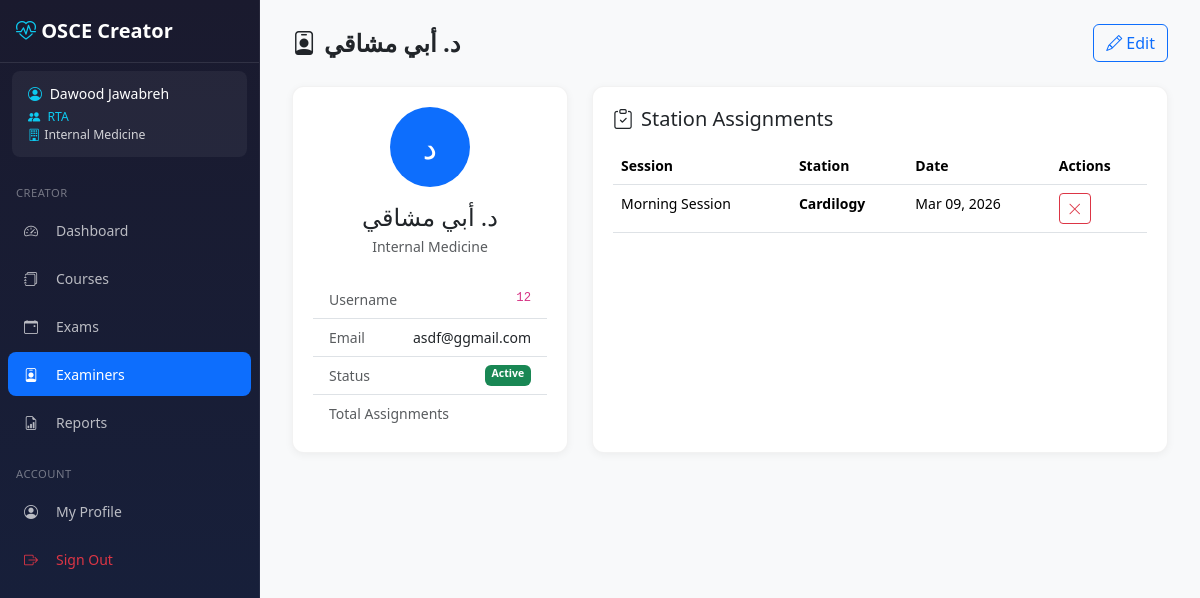
Screenshot of /creator/examiners/15/ (signed in) with the database file from the repository.
### core/models/examiner.py (models this page shows, shortened)
class Examiner(AbstractBaseUser, PermissionsMixin, TimestampMixin):
    ROLE_EXAMINER    = 'examiner'
    ROLE_COORDINATOR = 'coordinator'
    ROLE_ADMIN       = 'admin'
    ROLE_CHOICES = [
        (ROLE_EXAMINER,    'Examiner'),
        (ROLE_COORDINATOR, 'Coordinator'),
        (ROLE_ADMIN,       'Admin'),
    ]
    POSITION_HEAD      = 'head'
    POSITION_RTA       = 'rta'
    POSITION_ORGANIZER = 'organizer'
    POSITION_CHOICES = [
        (POSITION_HEAD,      'Head'),
        (POSITION_RTA,       'RTA'),
        (POSITION_ORGANIZER, 'Organizer'),
    ]
    id = models.AutoField(primary_key=True)
    username = models.CharField(max_length=80, unique=True)
    email = models.EmailField(max_length=120, blank=True, default='')
    full_name = models.CharField(max_length=150)
    title = models.CharField(max_length=20, blank=True, default='')  # Dr., Prof.
    department = models.CharField(max_length=100, blank=True, default='')
    coordinator_department = models.ForeignKey(
        'core.Department',
        null=True, blank=True,
        on_delete=models.SET_NULL,
        related_name='coordinators',
        db_index=True,
    )
    coordinator_position = models.CharField(
        max_length=10,
        choices=POSITION_CHOICES,
        blank=True, default='',
    )
    role = models.CharField(max_length=20, choices=ROLE_CHOICES, default=ROLE_EXAMINER)
    is_active = models.BooleanField(default=True)
    is_staff = models.BooleanField(default=False)
    is_deleted = models.BooleanField(default=False)
    deleted_at = models.DateTimeField(null=True, blank=True)
    objects = ExaminerManager()
    USERNAME_FIELD = 'username'
    REQUIRED_FIELDS = ['full_name']
    class Meta:
        db_table = 'examiners'
        verbose_name = 'Examiner'
        verbose_name_plural = 'Examiners'
        constraints = [
            models.CheckConstraint(
                condition=models.Q(
                    models.Q(role='coordinator', _negated=True)
                ) | models.Q(coordinator_department__isnull=False),
                name='coordinator_must_have_department',
            ),
            models.CheckConstraint(
                condition=models.Q(
                    models.Q(role='coordinator', _negated=True)
                ) | ~models.Q(coordinator_position=''),
                name='coordinator_must_have_position',
            ),
            models.CheckConstraint(
                condition=models.Q(role='coordinator') | models.Q(
                    coordinator_department__isnull=True,
                    coordinator_position='',
                ),
                name='non_coordinator_no_dept_fields',
            ),
        ]
    @property
    def display_name(self):
        if self.title:
            return f"{self.title} {self.full_name}"
        return self.full_name

class ExaminerAssignment(TimestampMixin):
    id = models.UUIDField(primary_key=True, default=uuid.uuid4, editable=False)
    session = models.ForeignKey(
        'core.ExamSession', on_delete=models.CASCADE,
        related_name='examiner_assignments', db_index=True
    )
    station = models.ForeignKey(
        'core.Station', on_delete=models.CASCADE,
        related_name='examiner_assignments', db_index=True
    )
    examiner = models.ForeignKey(
        'core.Examiner', on_delete=models.CASCADE,
        related_name='assignments', db_index=True
    )
    class Meta:
        db_table = 'examiner_assignments'
        constraints = [
            models.UniqueConstraint(
                fields=['session', 'station', 'examiner'],
                name='unique_session_station_examiner'
            ),
        ]
    @property
    def station_name(self):
        return self.station.name if self.station else 'Unknown Station'

### core/models/department.py (models this page shows, shortened)
class Department(TimestampMixin):
    name = models.CharField(max_length=150, unique=True)
    class Meta:
        db_table = 'departments'
        ordering = ['name']
        verbose_name = 'Department'
        verbose_name_plural = 'Departments'

### core/models/session.py (models this page shows, shortened)
class ExamSession(models.Model):
    id = models.UUIDField(primary_key=True, default=uuid.uuid4, editable=False)
    exam = models.ForeignKey(
        'core.Exam', on_delete=models.CASCADE, related_name='sessions', db_index=True
    )
    name = models.CharField(max_length=100)
    session_date = models.DateField()
    session_type = models.CharField(max_length=20, default='morning')
    start_time = models.TimeField()
    number_of_stations = models.IntegerField()
    number_of_paths = models.IntegerField()
    status = models.CharField(max_length=20, default='scheduled', db_index=True)
    actual_start = models.IntegerField(null=True, blank=True)
    actual_end = models.IntegerField(null=True, blank=True)
    notes = models.TextField(blank=True, default='')
    created_by = models.IntegerField(null=True, blank=True)
    created_at = models.IntegerField(null=True, blank=True)
    updated_at = models.IntegerField(null=True, blank=True)
    class Meta:
        db_table = 'exam_sessions'
        permissions = [
            ('can_revert_session', 'Can revert completed session to scheduled'),
            ('can_delete_session', 'Can archive/delete sessions'),
        ]

### core/models/exam.py (models this page shows, shortened)
class Station(TimestampMixin):
    id = models.UUIDField(primary_key=True, default=uuid.uuid4, editable=False)
    path = models.ForeignKey(
        'core.Path', on_delete=models.CASCADE, null=True, blank=True,
        related_name='stations', db_index=True
    )
    exam = models.ForeignKey(
        Exam, on_delete=models.CASCADE, null=True, blank=True,
        related_name='stations', db_index=True
    )
    station_number = models.IntegerField()
    name = models.CharField(max_length=100)
    scenario = models.TextField(blank=True, default='')
    instructions = models.TextField(blank=True, default='')
    duration_minutes = models.IntegerField(default=8)
    active = models.BooleanField(default=True, db_index=True)
    is_deleted = models.BooleanField(default=False, db_index=True)
    deleted_at = models.IntegerField(null=True, blank=True)
    class Meta:
        db_table = 'stations'
        ordering = ['station_number']
        constraints = [
            models.UniqueConstraint(
                fields=['path', 'station_number'],
                name='unique_path_station'
            ),
        ]
        indexes = [
            models.Index(fields=['path', 'active'], name='idx_station_path_active'),
        ]

### creator/views/examiners.py (the view)
# urls.py: path('examiners/<int:examiner_id>/', examiners.examiner_detail, name='examiner_detail'),
@login_required
def examiner_detail(request, examiner_id):
    examiner = get_object_or_404(Examiner, pk=examiner_id)
    assignments = ExaminerAssignment.objects.filter(
        examiner=examiner
    ).select_related('session', 'station')
    return render(request, 'creator/examiners/detail.html', {
        'examiner': examiner,
        'assignments': assignments,
    })

### templates/creator/examiners/detail.html (shortened to what this page needs)
{% extends 'creator/base_creator.html' %}
{% block content %}
<div class="page-header d-flex flex-wrap justify-content-between align-items-center gap-2">
    <div>
        <h1>
            <i class="bi bi-person-badge me-2"></i>{{ examiner.display_name }}
        </h1>
    </div>
    <div>
        <a href="{% url 'creator:examiner_edit' examiner.id %}" class="btn btn-outline-primary">
            <i class="bi bi-pencil me-1"></i>Edit
        </a>
    </div>
</div>
<div class="row g-4">
    <div class="col-md-4">
        <div class="stat-card h-100">
            <div class="text-center mb-4">
                <div class="bg-primary text-white rounded-circle d-inline-flex align-items-center justify-content-center mb-3"
                     style="width: 80px; height: 80px; font-size: 2rem;">
                    {{ examiner.full_name|first }}
                </div>
                <h4 class="mb-1">{{ examiner.display_name }}</h4>
                <p class="text-muted mb-0">{{ examiner.department|default:"No department" }}</p>
            </div>
            <ul class="list-group list-group-flush">
                <li class="list-group-item d-flex justify-content-between">
                    <span class="text-muted">Username</span>
                    <code>{{ examiner.username }}</code>
                </li>
                <li class="list-group-item d-flex justify-content-between">
                    <span class="text-muted">Email</span>
                    <span>{{ examiner.email }}</span>
                </li>
                <li class="list-group-item d-flex justify-content-between">
                    <span class="text-muted">Status</span>
                    {% if examiner.is_active %}
                    <span class="badge bg-success">Active</span>
                    {% else %}
                    <span class="badge bg-secondary">Inactive</span>
                    {% endif %}
                </li>
                <li class="list-group-item d-flex justify-content-between">
                    <span class="text-muted">Total Assignments</span>
                </li>
            </ul>
        </div>
    </div>
    <div class="col-md-8">
        <div class="stat-card">
            <div class="d-flex justify-content-between align-items-center mb-3">
                <h5 class="mb-0"><i class="bi bi-clipboard-check me-2"></i>Station Assignments</h5>
            </div>
            {% if assignments %}
            <div class="table-responsive">
                <table class="table table-hover mb-0">
                    <thead>
                        <tr>
                            <th>Session</th>
                            <th>Station</th>
                            <th>Date</th>
                            <th>Actions</th>
                        </tr>
                    </thead>
                    <tbody>
                        {% for a in assignments %}
                        <tr>
                            <td>{{ a.session.name|default:"N/A" }}</td>
                            <td>
                                <span class="fw-bold">{{ a.station_name }}</span>
                            </td>
                            <td>
                                {% if a.session and a.session.session_date %}
                                {{ a.session.session_date|date:"M d, Y" }}
                                {% else %}
                                -
                                {% endif %}
                            </td>
                            <td>
                                <form method="POST" action="{% url 'creator:examiner_unassign' a.id %}"
                                      style="display: inline;"
                                      onsubmit="return confirm('Remove this assignment?');">
                                    <button type="submit" class="btn btn-sm btn-outline-danger" title="Remove">
                                        <i class="bi bi-x-lg"></i>
                                    </button>
                                </form>
                            </td>
                        </tr>
                        {% endfor %}
                    </tbody>
                </table>
            </div>
            {% else %}
            <div class="text-center text-muted py-4">
                <i class="bi bi-clipboard fs-1 d-block mb-2"></i>
                <p>No station assignments yet.</p>
                <p class="small">Assign this examiner to stations from the Session detail page.</p>
            </div>
            {% endif %}
        </div>
    </div>
</div>
{% endblock %}

### templates/creator/base_creator.html (shortened to what this page needs)
{% load static %}
<!DOCTYPE html>
<html lang="en">
<head>
    <link href="https://cdn.jsdelivr.net/npm/bootstrap@5.3.2/dist/css/bootstrap.min.css" rel="stylesheet">
    <link href="https://cdn.jsdelivr.net/npm/bootstrap-icons@1.11.1/font/bootstrap-icons.css" rel="stylesheet">
    <link href="{% static 'css/creator.css' %}" rel="stylesheet">
</head>
<body>
    <nav id="creatorSidebar"
         class="sidebar offcanvas-lg offcanvas-start"
         tabindex="-1"
         aria-labelledby="sidebarLabel">
        <div class="offcanvas-body d-flex flex-column p-0">
            <div class="brand d-none d-lg-block">
                <i class="bi bi-heart-pulse"></i> OSCE Creator
            </div>
            {% if user.is_authenticated %}
            <div class="user-info">
                <div><i class="bi bi-person-circle me-1"></i> <span class="user-name">{{ user.display_name|default:user.username }}</span></div>
                <small class="d-block mt-1">
                    {% if user.is_superuser %}
                    <span style="color:#e879f9;"><i class="bi bi-stars me-1"></i>Superuser</span>
                    {% elif user.role == 'admin' %}
                    <span style="color:#f0c040;"><i class="bi bi-shield-fill me-1"></i>Admin</span>
                    {% elif user.role == 'coordinator' %}
                    <span style="color:#0dcaf0;"><i class="bi bi-people-fill me-1"></i>
                        {% if user.coordinator_position == 'head' %}Head
                        {% elif user.coordinator_position == 'rta' %}RTA
                        {% elif user.coordinator_position == 'organizer' %}Organizer
                        {% else %}Coordinator{% endif %}
                    </span>
                    {% else %}
                    <span class="text-muted">Examiner</span>
                    {% endif %}
                    {% if user.coordinator_department %}<br><i class="bi bi-building me-1"></i>{{ user.coordinator_department.name }}{% endif %}
                </small>
            </div>
            {% endif %}
            <div class="nav-section">Creator</div>
            <ul class="nav flex-column">
                <li class="nav-item">
                    <a class="nav-link {% if '/creator/' in request.path and request.path == '/creator/' or request.path == '/creator' %}active{% endif %}"
                       href="{% url 'creator:dashboard' %}">
                        <i class="bi bi-speedometer2"></i> Dashboard
                    </a>
                </li>
                <li class="nav-item">
                    <a class="nav-link {% if '/creator/courses' in request.path %}active{% endif %}"
                       href="{% url 'creator:course_list' %}">
                        <i class="bi bi-journals"></i> Courses
                    </a>
                </li>
                <li class="nav-item">
                    <a class="nav-link {% if '/creator/exams' in request.path %}active{% endif %}"
                       href="{% url 'creator:exam_list' %}">
                        <i class="bi bi-calendar-event"></i> Exams
                    </a>
                </li>
                <li class="nav-item">
                    <a class="nav-link {% if '/creator/examiners' in request.path %}active{% endif %}"
                       href="{% url 'creator:examiner_list' %}">
                        <i class="bi bi-person-badge"></i> Examiners
                    </a>
                </li>
                <li class="nav-item">
                    <a class="nav-link {% if '/creator/reports' in request.path %}active{% endif %}"
                       href="{% url 'creator:reports_index' %}">
                        <i class="bi bi-file-earmark-bar-graph"></i> Reports
                    </a>
                </li>
            </ul>
            <div class="mt-auto">
                <div class="nav-section">Account</div>
                <ul class="nav flex-column mb-3">
                    <li class="nav-item">
                        <a class="nav-link {% if request.path == '/profile/' %}active{% endif %}" href="{% url 'profile' %}">
                            <i class="bi bi-person-circle"></i> My Profile
                        </a>
                    </li>
                    <li class="nav-item">
                        <a class="nav-link text-danger" href="{% url 'creator:logout' %}">
                            <i class="bi bi-box-arrow-right"></i> Sign Out
                        </a>
                    </li>
                </ul>
            </div>
        </div>
    </nav>
    <main class="main-content">
        <div class="toast-container position-fixed top-0 end-0 p-3" style="z-index: 9999;">
        </div>
        {% block content %}{% endblock %}
    </main>
</body>
</html>

### rows the page displays
Examiner: display_name "Dawood Jawabreh", coordinator_department.name "Internal Medicine"
Examiner: display_name "د. أبي مشاقي", full_name|first "د", department "Internal Medicine", username "12", email "asdf@ggmail.com"
ExaminerAssignment: session.name "Morning Session", station_name "Cardilogy", session.session_date "Mar 09, 2026"
